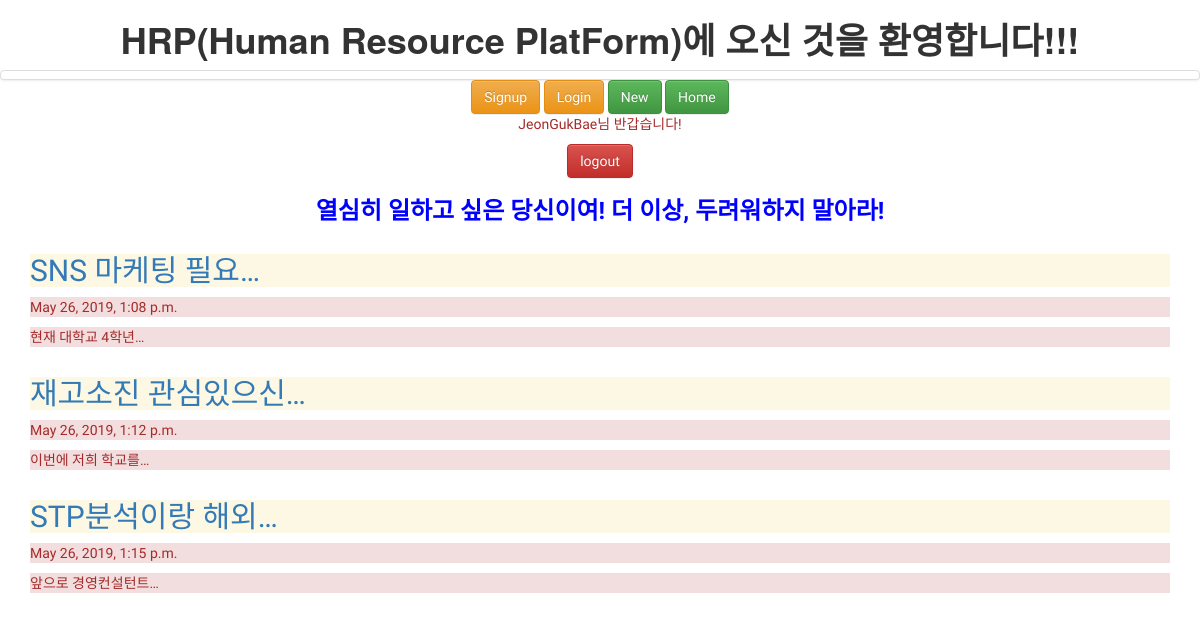
/MP/home/ (signed in), run on the app's committed database.
### MP/models.py (models this page shows, shortened)
class Post(models.Model):
    author = models.ForeignKey('auth.User', on_delete=models.CASCADE)
    title = models.CharField(max_length=200)
    text = models.TextField()
    created_date = models.DateTimeField(default = timezone.now)
    published_date = models.DateTimeField(blank = True, null = True)

### MP/views.py (the view)
# urls.py: 2. Add a URL to urlpatterns:  path('', views.home, name='home')
def home(request):
    posts = Post.objects
    return render(request, 'MP/home.html', {'posts':posts})

### MP/templates/MP/home.html
{% extends "MP/base.html" %}
{% block content %}
    {% for post in posts.all %}
        <div class="container">
            <h2 class="bg-warning"><a href = "{% url 'detail' post.id %}">{{ post.title | truncatechars_html:11}}</a></h2>
            <p class="bg-danger">{{post.created_date}}</p>
            <p class="bg-danger">{{ post.text | truncatechars_html:11}}</p>
        </div>
    {% endfor %}
{% endblock %}

### MP/templates/MP/base.html (shortened to what this page needs)
{% load static %}
<head>
    <link rel = "stylesheet" href = "{% static 'css/MP.css' %}">
    <link rel="stylesheet" href="https://maxcdn.bootstrapcdn.com/bootstrap/3.3.2/css/bootstrap.min.css">
    <link rel="stylesheet" href="https://maxcdn.bootstrapcdn.com/bootstrap/3.3.2/css/bootstrap-theme.min.css">
</head>
<body>
    <h1><strong>HRP(Human Resource PlatForm)에 오신 것을 환영합니다!!!</strong></h1>
    <img src = {% static 'img/WORK.jpg'%} height = "300px" alt="" class="img-thumbnail" style="margin-left: auto; margin-right: auto; display: block;"/>
    <div class = "mainlinks">
        <a href = "{% url 'accounts:signup' %}" class="btn btn-warning" >Signup</a>
        <a href = "{% url 'login' %}" class="btn btn-warning" >Login</a>
        <a href = "{% url 'new' %}" class="btn btn-success">New</a>
        <a href = "{% url 'home' %}" class="btn btn-success">Home</a>
        {% if user.is_active %}
        <p>{{ user.username }}님 반갑습니다!</p>
        <p><a href = "{% url 'logout' %}" class="btn btn-danger">logout</a></p>
        {% else %}
        <p>당신은 로그인 하지 않았습니다! 로그인 해주세요!</p>
        {% endif %}
        <h3 id = "Yes"><strong>열심히 일하고 싶은 당신이여! 더 이상, 두려워하지 말아라!</strong></h3>
    </div>
    {% block content %}
    {% endblock %}
</body>

### MP/static/css/MP.css (style rules this page uses)
h1 { font-weight: bold; text-align: center; color: gold; font-family: 'Stylish', sans-serif; }
h2 { color: navy; font-family: 'Stylish', sans-serif; font-weight: normal; }
p { color: brown; font-family: 'Gaegu', cursive; }
a { color: coral; font-family: 'Hi Melody', cursive; }
div { color: navy; font-family: 'Stylish', sans-serif; }
.mainlinks { color: coral; font-family: 'Hi Melody', cursive; text-align: center; margin-left: 10px; margin-right: 10px; }
#Yes { position: relative; color: blue; text-align: center; font-family: 'Stylish', sans-serif; }

### data on the page
Post: title "SNS 마케팅 필요…", created_date "May 26, 2019, 1:08 p.m.", text "현재 대학교 4학년…"
Post: title "재고소진 관심있으신…", created_date "May 26, 2019, 1:12 p.m.", text "이번에 저희 학교를…"
Post: title "STP분석이랑 해외…", created_date "May 26, 2019, 1:15 p.m.", text "앞으로 경영컨설턴트…"

### other printed values
{{ user.username }} "JeonGukBae"
